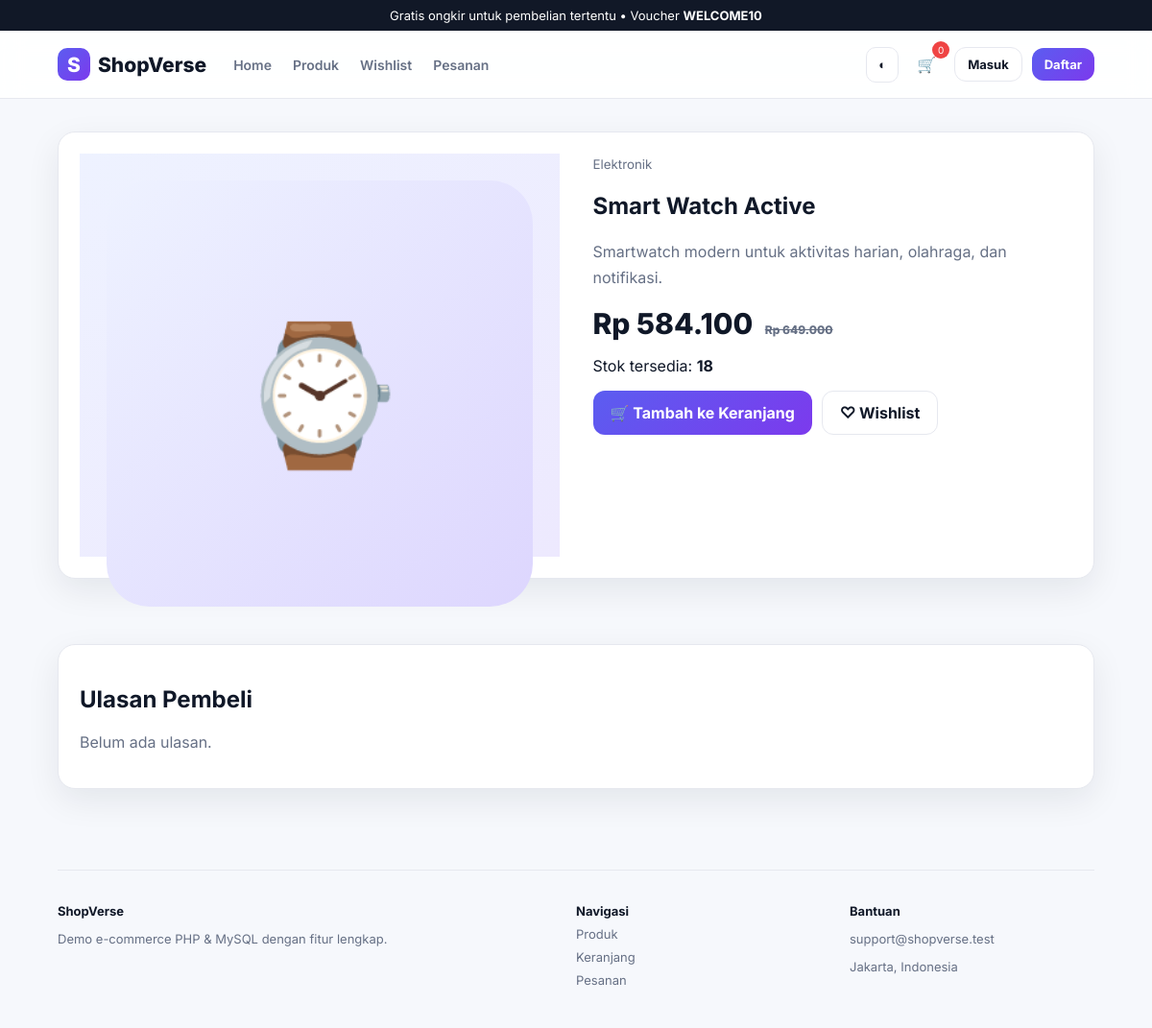
/product.php?id=2, run on the app's committed database.
### tables this page shows
CREATE TABLE products (
 id INT AUTO_INCREMENT PRIMARY KEY,
 category_id INT NULL,
 name VARCHAR(160) NOT NULL,
 slug VARCHAR(180) NOT NULL UNIQUE,
 description TEXT,
 price DECIMAL(12,2) NOT NULL,
 discount_percent INT DEFAULT 0,
 stock INT DEFAULT 0,
 image VARCHAR(255) DEFAULT 'default.svg',
 featured TINYINT(1) DEFAULT 0,
 created_at TIMESTAMP DEFAULT CURRENT_TIMESTAMP,
 FOREIGN KEY(category_id) REFERENCES categories(id) ON DELETE SET NULL
);

CREATE TABLE categories (
 id INT AUTO_INCREMENT PRIMARY KEY,
 name VARCHAR(100) NOT NULL,
 slug VARCHAR(120) NOT NULL UNIQUE
);

### partials/functions.php (called while the page is built, shortened)
<?php
function rupiah($n){return 'Rp '.number_format((float)$n,0,',','.');}
function final_price($p){return $p['price']*(1-($p['discount_percent']??0)/100);}
?>

### product.php (the view, shortened to what this page needs)
<?php $page_title='Detail Produk'; include 'partials/header.php';$id=(int)($_GET['id']??0);$st=$conn->prepare('SELECT p.*,c.name category FROM products p LEFT JOIN categories c ON c.id=p.category_id WHERE p.id=?');$st->bind_param('i',$id);$st->execute();$p=$st->get_result()->fetch_assoc();if(!$p){echo '<section class="container section">Produk tidak ditemukan.</section>';include 'partials/footer.php';exit;}$fp=final_price($p);$rv=$conn->prepare('SELECT r.*,u.name FROM reviews r JOIN users u ON u.id=r.user_id WHERE r.product_id=? ORDER BY r.id DESC');$rv->bind_param('i',$id);$rv->execute();$reviews=$rv->get_result(); ?>
<section class="section container"><div class="panel" style="display:grid;grid-template-columns:1fr 1fr;gap:35px"><div class="product-img" style="height:420px"><img src="assets/img/<?=htmlspecialchars($p['image'])?>"></div><div><small class="muted"><?=htmlspecialchars($p['category'])?></small><h1><?=htmlspecialchars($p['name'])?></h1><p class="muted" style="line-height:1.7"><?=nl2br(htmlspecialchars($p['description']))?></p><div class="price" style="font-size:30px"><?=rupiah($fp)?> <?php if($p['discount_percent']):?><span class="old-price"><?=rupiah($p['price'])?></span><?php endif;?></div><p>Stok tersedia: <b><?=$p['stock']?></b></p><div style="display:flex;gap:10px"><a class="btn" href="cart_add.php?id=<?=$p['id']?>">🛒 Tambah ke Keranjang</a><a class="btn ghost" href="wishlist_toggle.php?id=<?=$p['id']?>">♡ Wishlist</a></div></div></div></section>
<section class="section container"><div class="panel"><h2>Ulasan Pembeli</h2><?php if($reviews->num_rows===0):?><p class="muted">Belum ada ulasan.</p><?php endif;?></div></section><?php include 'partials/footer.php';?>

### assets/css/style.css (style rules this page uses)
:root { --bg:#f6f8fc;--card:#fff;--text:#101828;--muted:#667085;--primary:#5b5df0;--primary2:#7c3aed;--line:#e6e8ef;--danger:#ef4444;--ok:#16a34a;--shadow:0 12px 35px rgba(16,24,40,.08) }
* { box-sizing:border-box }
html { scroll-behavior:smooth }
body { margin:0;font-family:Inter,Arial,sans-serif;background:var(--bg);color:var(--text) }
a { text-decoration:none;color:inherit }
.container { width:min(1180px,90%);margin:auto }
.btn { display:inline-flex;align-items:center;justify-content:center;background:linear-gradient(135deg,var(--primary),var(--primary2));color:#fff;border:none;border-radius:12px;padding:12px 18px;font-weight:700;cursor:pointer }
.btn.ghost { background:var(--card);color:var(--text);border:1px solid var(--line) }
.section { padding:34px 0 }
.muted { color:var(--muted) }
.product-img { height:215px;background:linear-gradient(145deg,#eef2ff,#ede9fe);display:grid;place-items:center;padding:28px }
.product-img img { width:100%;height:100%;object-fit:contain }
.price { font-size:18px;font-weight:800 }
.old-price { text-decoration:line-through;color:var(--muted);font-size:12px;margin-left:6px }
.panel { background:var(--card);border:1px solid var(--line);border-radius:18px;padding:22px;box-shadow:var(--shadow) }

### data on the page
products: image (picture), category.name "Elektronik", name "Smart Watch Active", description "Smartwatch modern untuk aktivitas harian, olahraga, dan notifikasi.", rupiah($fp) "Rp 584.100", price "Rp 649.000", stock "18"

### other printed values
cart_count() "0"
